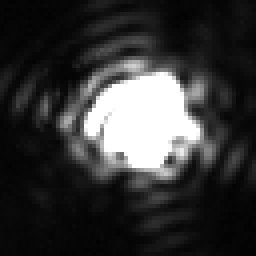
#> input picture center-finder/laser-small.bmp, 64 x 64 px (shown 4 times larger)
$ python center-diffraction.py laser-small.bmp
#> lines starting #> are read from the running program, lines starting #| are printed output that depends on the picture; after the words box and inside, x2 and y2 are one past the last pixel; in counts of white or black regions, pixels touching at a corner belong together; long printed decimals are rounded
import sys
import cv2
import numpy as np
import matplotlib.pyplot as plt
from scipy.optimize import curve_fit
from scipy.special import hyp0f1

np.set_printoptions(suppress=True)


def diffraction2D(X, x0, y0, z0, sz, a, b, c, d):
    T = np.array([[x0], [y0]])
    M = np.array([[a, b], [c, d]])
    D = np.empty(X.shape[0])
    for i, xy in enumerate(X):
        x, y = xy
        P = np.array([[x], [y]])
        Y = M @ (P - T)
        x = Y[0, 0]
        y = Y[1, 0]
        h = -1 / 4 * ((x ** 2) + (y ** 2))
        D[i] = min(255, (sz * (hyp0f1(2, h) ** 2)) + z0)
    return D


image = cv2.imread(sys.argv[1], cv2.IMREAD_GRAYSCALE)
#> image is the input picture: shape (64, 64); min 2, max 255, mean 53.6
Y = image.flatten()
#> Y = 4096 values, max 255 at index 1192, min 2 at index 129, mean 53.64

X = np.empty(Y.shape[0], dtype='2i')
for j in range(0, image.shape[1]):
    for i in range(0, image.shape[0]):
        X[i + (j * image.shape[0])] = (j, i)

popt, pcov = curve_fit(diffraction2D, X, Y, p0=(image.shape[0] / 2, image.shape[1] / 2, 0, 511, 1, 0, 0, 1), bounds=(
    [0, 0, 0, 255, 0.1, 0, 0, 0.1], [image.shape[0] - 1, image.shape[1] - 1, 255, np.inf, 1, 1, 1, 1]))
#> popt = [30.9, 32.58, 12.24, 36242.1, 0.581, 4.46e-33, 1.28e-38, 0.545]

print(popt)
#| [   30.896    32.579    12.235 36242.097
#|      0.5812     0.             0.             0.5452]
diffraction = diffraction2D(X, popt[0], popt[1], popt[2], popt[3], popt[4], popt[5], popt[6], popt[7]).reshape(
    image.shape)
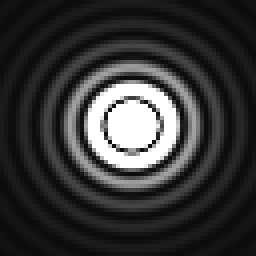
#> diffraction: shape (64, 64) float64 (shown 4 times larger); min 12.24, max 255, mean 54.5

plt.subplot(1, 3, 1)
img2 = plt.imshow(image)

plt.subplot(1, 3, 2)
img2 = plt.imshow(diffraction)

plt.subplot(1, 3, 3)
x = int(round(popt[0]))
#> x = 31
y = int(round(popt[1]))
#> y = 33
diffraction[x, y] = 0
#> diffraction: shape (64, 64) float64; 0.02% of pixels changed, all inside (x1, y1, x2, y2) = (33, 31, 34, 32)
diffraction[x - 1, y] = 0
#> diffraction: shape (64, 64) float64; min 0, max 255, mean 54.3
diffraction[x + 1, y] = 0
#> diffraction: shape (64, 64) float64; min 0, max 255, mean 54.3
diffraction[x, y - 1] = 0
#> diffraction: shape (64, 64) float64; min 0, max 255, mean 54.2
diffraction[x, y + 1] = 0
#> diffraction: shape (64, 64) float64; min 0, max 255, mean 54.2
plt.imshow(image)
plt.imshow(diffraction, cmap=plt.cm.gray, alpha=0.5)

plt.tight_layout()
plt.show()
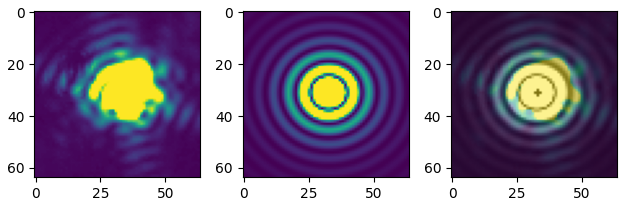
#> figure drawn by matplotlib, 3 panels
